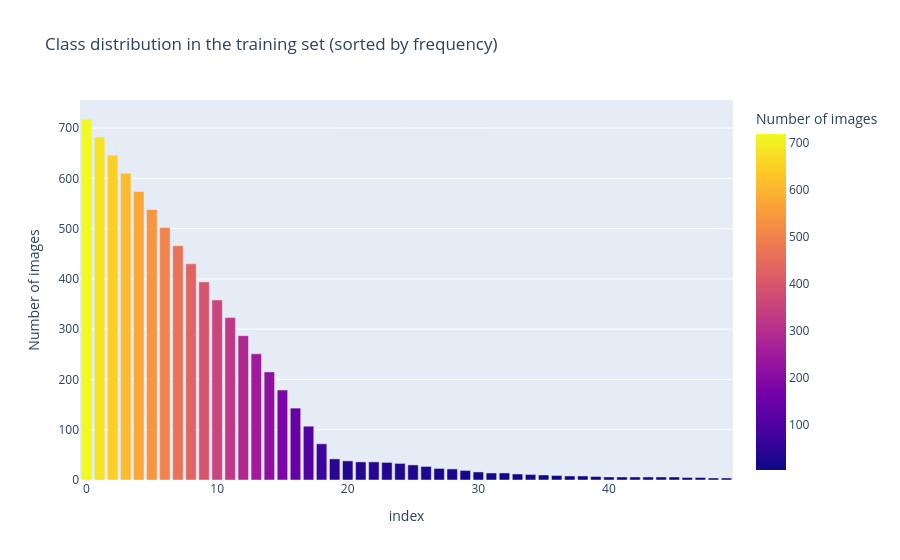

This figure's notebook cell:
### Markdown cell above
### 1.4 Class distribution

One of the main challenges is the **heavily imbalanced class distribution**.  The most common species has ~700 training images while the rarest have fewer than 10. Because the evaluation metric is **macro F1**, every class counts equally even the rare ones.

### Code cell
counts = data_train.groupby('label').size().sort_values(ascending=False).reset_index()
counts.columns = ['label', 'count']

print(f"Most common class: {counts['count'].max()} images")
print(f"Rarest class:      {counts['count'].min()} images")
print(f"Ratio max/min:     {counts['count'].max() / counts['count'].min():.0f}x")

fig = px.bar(
    counts, x=counts.index, y='count', color='count',
    title='Class distribution in the training set (sorted by frequency)',
    labels={'x': 'Class rank', 'count': 'Number of images'},
    color_continuous_scale='plasma'
)
fig.show()

### Figure 1 — Plotly figure (JSON) as saved in the notebook; plotly's stock layout.template omitted (floating-point values rounded to 4 significant figures)
{"data": [{"hovertemplate": "index=%{x}<br>Number of images=%{marker.color}<extra></extra>", "legendgroup": "", "marker": {"color": [718, 682, 646, 610, 574, 538, 502, 466, 430, 394, 358, 323, 287, 251, 215, 179, 143, 107, 72, 42, 38, 36, 36, 35, 33, 30, 27, 23, 22, 19, 16, 14, 14, 12, 11, 10, 9, 8, 8, 7, 6, 6, 6, 6, 6, 6, 5, 5, 4, 4], "coloraxis": "coloraxis", "pattern": {"shape": ""}}, "name": "", "orientation": "v", "showlegend": false, "textposition": "auto", "type": "bar", "x": [0, 1, 2, 3, 4, 5, 6, 7, 8, 9, 10, 11, 12, 13, 14, 15, 16, 17, 18, 19, 20, 21, 22, 23, 24, 25, 26, 27, 28, 29, 30, 31, 32, 33, 34, 35, 36, 37, 38, 39, 40, 41, 42, 43, 44, 45, 46, 47, 48, 49], "xaxis": "x", "y": [718, 682, 646, 610, 574, 538, 502, 466, 430, 394, 358, 323, 287, 251, 215, 179, 143, 107, 72, 42, 38, 36, 36, 35, 33, 30, 27, 23, 22, 19, 16, 14, 14, 12, 11, 10, 9, 8, 8, 7, 6, 6, 6, 6, 6, 6, 5, 5, 4, 4], "yaxis": "y"}], "layout": {"barmode": "relative", "coloraxis": {"colorbar": {"title": {"text": "Number of images"}}, "colorscale": [[0, "#0d0887"], [0.1111, "#46039f"], [0.2222, "#7201a8"], [0.3333, "#9c179e"], [0.4444, "#bd3786"], [0.5556, "#d8576b"], [0.6667, "#ed7953"], [0.7778, "#fb9f3a"], [0.8889, "#fdca26"], [1, "#f0f921"]]}, "legend": {"tracegroupgap": 0}, "title": {"text": "Class distribution in the training set (sorted by frequency)"}, "xaxis": {"anchor": "y", "domain": [0, 1], "title": {"text": "index"}}, "yaxis": {"anchor": "x", "domain": [0, 1], "title": {"text": "Number of images"}}}}
